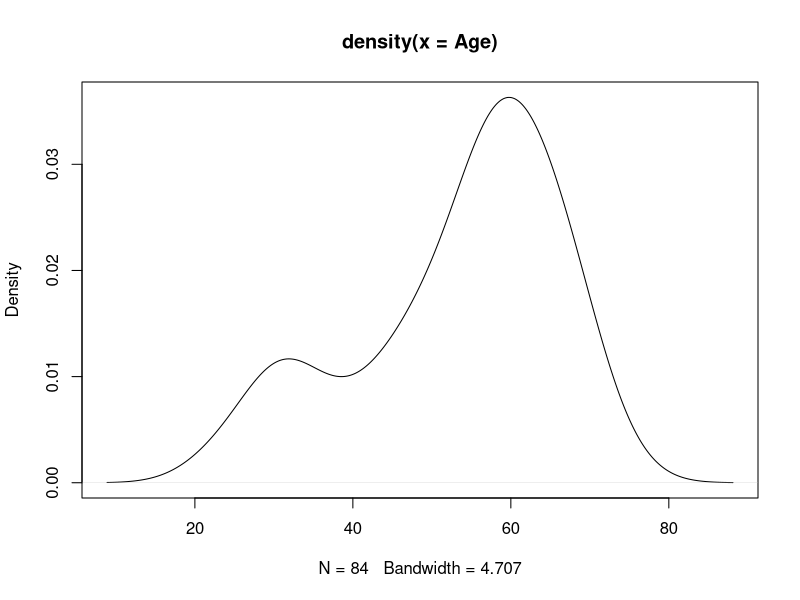

R code for this plot:
# 단변수 범주형 자료 

library(MASS)
head(Cars93)

# barplot
# pie 

# 연속형 단변수 자료 
# hist

library(vcd)
summary(Arthritis)
head(Arthritis)
with(Arthritis, plot(density(Age)))

